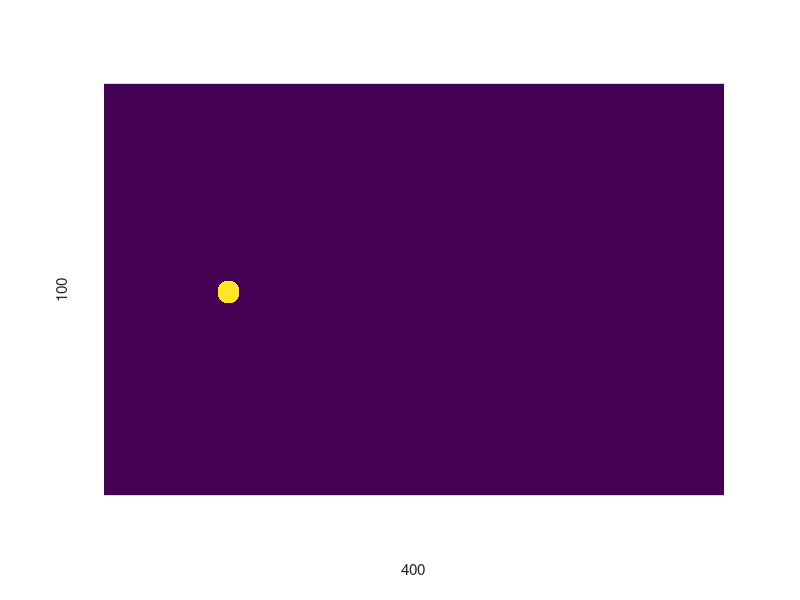

The MATLAB script that drew this image: (Note: this script raises an error after producing the figure.)
%%%%%%%%%%%%%%%%%%%%%%%%%%%%%%%%%%%%%%%%%%%%%%%%%%%%%%%%%%%%%%%%%%
% poiseuilleFlow.m: Lattice Boltzmann sample in Matlab      
%%%%%%%%%%%%%%%%%%%%%%%%%%%%%%%%%%%%%%%%%%%%%%%%%%%%%%%%%%%%%%%%%%
% Modified: Yunfan Huang
%   Original: WangLab
%   Referred: Palabos (cylinder.m)
% Note.
%   Relaxation method: SRT
%   Solid boundary: Fullway bounce-back (link-wise)
%   Open boundary: NEBB/Zou-He B.C. (wet-node)
%%%%%%%%%%%%%%%%%%%%%%%%%%%%%%%%%%%%%%%%%%%%%%%%%%%%%%%%%%%%%%%%%%

close('all');
clear;

%% SYSTEM SETUP
% Space and time domain
lx  = 600;
ly  = 400;
[x,y] = meshgrid(1:lx,1:ly);  % get coordinate of matrix indices
obst_x = lx/5+1;   % x position of the cylinder
obst_y = ly/2+3;   % y position of the cylinder
% obst_r = 0;      % radius of the cylinder
obst_r = 11;       % radius of the cylinder
maxT  = 5000;      % total iterations
tPlot = 100;       % cycles for plot
% Physical condition
uMax = 0.2;  % maximum velocity of Poiseuille inflow (non-dim)
Re   = 200;   % Reynolds number
nu   = uMax*2*obst_r/Re; % kinematic viscosity (non-dim)
tau  = 3*nu + 1/2;       % relaxation time (non-dim)
g    = 0.0;  % body force

% Open boundary
in = 1;   % position of inlet
out = lx; % position of outlet
col = [2:ly-1];% position of the fluids
width = ly - 2;  % width of the channel
% Solid boundary
is_solid_node = ...% location of cylinder
    (x-obst_x).^2 + (y-obst_y).^2 < obst_r.^2;
is_solid_node([1,ly],:) = 1;
    % A1,B: is_solid_node([1,ly],:) = 1;
    % A2,C: is_solid_node([1,ly],:) = 0;
[y_solid_node,x_solid_node] = find(is_solid_node);
N_solid_node = length(x_solid_node);

figure(10); imagesc(is_solid_node); axis('equal','tight','off');
xlabel('400'); ylabel('100');

% D2Q9 lattice constant
w   = [ 4/9, 1/9, 1/9, 1/9, 1/9, 1/36, 1/36, 1/36, 1/36];
cx  = [   0,   1,   0,  -1,   0,    1,   -1,   -1,    1];
cy  = [   0,   0,   1,   0,  -1,    1,    1,   -1,   -1];
opp = [   1,   4,   5,   2,   3,    8,    9,    6,    7];

%% INITIAL CONDITION: Poiseuille profile at equilibrium
y_phys = y-1.5;
u_x = 4 * uMax / (width*width) * (y_phys.*width-y_phys.*y_phys);
    % A1,A2: u_x = 4 * uMax / (width*width) * (y_phys.*width-y_phys.*y_phys);
    % B,C: u_x = uMax*ones(ly,lx);
u_y = zeros(ly,lx);
rho = ones(ly,lx);
fIn = zeros(ly,lx,9);
for i=1:9
    cu = 3*(cx(i)*u_x+cy(i)*u_y);
    fIn(:,:,i) = rho .* w(i) .* ...
                   ( 1 + cu + 1/2*(cu.*cu) - 3/2*(u_x.^2+u_y.^2) );
end
fEq = fIn;
fOut = fIn;

%% MAIN LOOP
for cycle = 1:maxT
    % MACROSCOPIC VARIABLES (density and velocity)
    rho = sum(fIn,3);
    u_x = reshape ( (reshape(fIn,lx*ly,9))*cx(:), ly,lx) ./rho;
    u_y = reshape ( (reshape(fIn,lx*ly,9))*cy(:), ly,lx) ./rho;
    
    % MACROSCOPIC BOUNDARY CONDITIONS: Dirichlet condition
      % Inlet: Poiseuille profile
    y_phys = col - 1.5;
    u_x(col,in) = 4 * uMax/(width*width)*(y_phys.*width-y_phys.*y_phys);
      % A1,A2: u_x(col,in) = 4 * uMax/(width*width)*(y_phys.*width-y_phys.*y_phys);
      % B,C: u_x(col,in) = uMax*ones(length(col),1);
    u_y(col,in) = 0;
    rho(col,in) = 1 ./ (1-u_x(col,in)) .* ...
      ( sum(fIn(col,in,[1,3,5]),3) + 2*sum(fIn(col,in,[4,7,8]),3) );
      % Outlet: Constant pressure
    rho(col,out) = 1;
    u_x(col,out) = -1 + 1 ./ (rho(col,out)) .* ( ...
        sum(fIn(col,out,[1,3,5]),3) + 2*sum(fIn(col,out,[2,6,9]),3) );
    u_y(col,out) = 0;
    
    % MICROSCOPIC BOUNDARY CONDITIONS: Zou/He B.C.
      % Inlet
    fIn(col,in,2) = fIn(col,in,4) + 2/3*rho(col,in).*u_x(col,in); 
    fIn(col,in,6) = fIn(col,in,8) + 1/2*(fIn(col,in,5)-fIn(col,in,3)) ... 
                                    + 1/2*rho(col,in).*u_y(col,in) ...
                                    + 1/6*rho(col,in).*u_x(col,in); 
    fIn(col,in,9) = fIn(col,in,7) + 1/2*(fIn(col,in,3)-fIn(col,in,5)) ... 
                                    - 1/2*rho(col,in).*u_y(col,in) ...
                                    + 1/6*rho(col,in).*u_x(col,in); 
      % Outlet
    fIn(col,out,4) = fIn(col,out,2) - 2/3*rho(col,out).*u_x(col,out); 
    fIn(col,out,8) = fIn(col,out,6) + 1/2*(fIn(col,out,3)-fIn(col,out,5)) ... 
                                      - 1/2*rho(col,out).*u_y(col,out) ...
                                      - 1/6*rho(col,out).*u_x(col,out); 
    fIn(col,out,7) = fIn(col,out,9) + 1/2*(fIn(col,out,5)-fIn(col,out,3)) ... 
                                      + 1/2*rho(col,out).*u_y(col,out) ...
                                      - 1/6*rho(col,out).*u_x(col,out); 
    
    % COLLISION STEP 
    u_xEq = u_x + tau*g;
    u_yEq = u_y;
    for i = 1:9  % Regular collision
      cu = 3*(cx(i)*u_xEq + cy(i)*u_yEq);
      fEq(:,:,i) = rho .* w(i) .* ...
                  ( 1 + cu + 1/2*(cu.*cu) - 3/2*(u_xEq.^2+u_yEq.^2) );
      fOut(:,:,i) = fIn(:,:,i) - (fIn(:,:,i) - fEq(:,:,i))/tau;
    end
    for i = 1:9  % Fullway bounce-back
      for j = 1:N_solid_node
        fOut(y_solid_node(j),x_solid_node(j),i) = ...
         fIn(y_solid_node(j),x_solid_node(j),opp(i));
      end
    end
        
    % SREAMING STEP
    for i=1:9
      fIn(:,:,i) = circshift(fOut(:,:,i), [cy(i),cx(i),0]);
    end
    
    % VISUALIZATION
    if (mod(cycle,tPlot)==1)
      cycle
      u = reshape(sqrt(u_x.^2+u_y.^2),ly,lx);
      u(is_solid_node) = nan;
      figure(1);
      imagesc(u); colorbar; axis equal tight off; drawnow; hold on;
%       quiver(x,y,10*u_x,10*u_y); axis equal tight; drawnow; hold on;
    end
end

disp('Simulation Over!');
% 
% %% VERIFICATION
% figure(100)
% y_phys = y(:,1)-1.5;
% % Model resulcycle as red circles
% plot(y_phys-width/2,u_x(:,1),'ro') 
% hold on
% % Poiseuille velocity profile as blue line
% nu=1/3*(tau-1/2);
% plot(y_phys-width/2,g/(2*nu)*((width/2)^2-(y_phys-width/2).^2));
